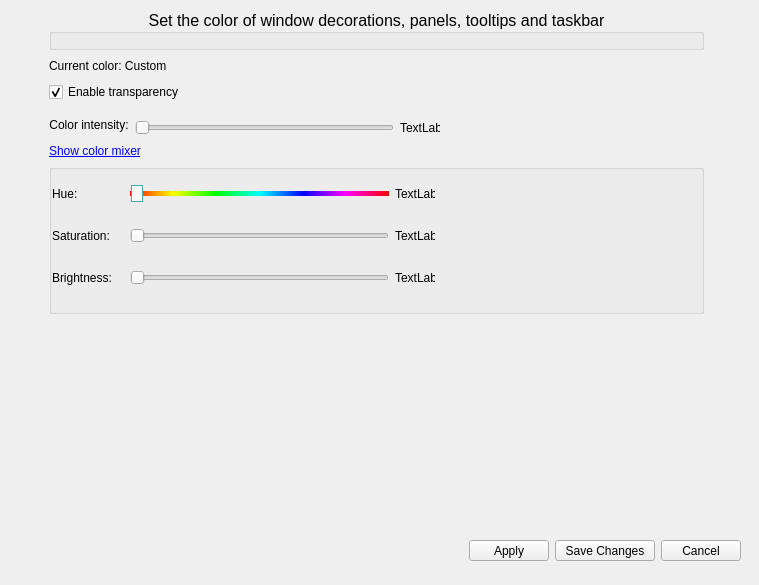
<?xml version="1.0" encoding="UTF-8"?>
<ui version="4.0">
 <class>MainWindow</class>
 <widget class="QMainWindow" name="MainWindow">
  <property name="geometry">
   <rect>
    <x>0</x>
    <y>0</y>
    <width>759</width>
    <height>585</height>
   </rect>
  </property>
  <property name="minimumSize">
   <size>
    <width>759</width>
    <height>585</height>
   </size>
  </property>
  <property name="windowTitle">
   <string>Change the accent color of your theme</string>
  </property>
  <property name="windowIcon">
   <iconset theme="style">
    <normaloff>.</normaloff>.</iconset>
  </property>
  <property name="styleSheet">
   <string notr="true"/>
  </property>
  <widget class="QWidget" name="centralwidget">
   <property name="styleSheet">
    <string notr="true"/>
   </property>
   <layout class="QGridLayout" name="gridLayout_3">
    <item row="4" column="3">
     <widget class="QLabel" name="alpha_label">
      <property name="minimumSize">
       <size>
        <width>40</width>
        <height>0</height>
       </size>
      </property>
      <property name="maximumSize">
       <size>
        <width>40</width>
        <height>16777215</height>
       </size>
      </property>
      <property name="text">
       <string>TextLabel</string>
      </property>
     </widget>
    </item>
    <item row="4" column="4">
     <spacer name="horizontalSpacer_3">
      <property name="orientation">
       <enum>Qt::Horizontal</enum>
      </property>
      <property name="sizeType">
       <enum>QSizePolicy::MinimumExpanding</enum>
      </property>
      <property name="sizeHint" stdset="0">
       <size>
        <width>40</width>
        <height>20</height>
       </size>
      </property>
     </spacer>
    </item>
    <item row="4" column="1">
     <widget class="QLabel" name="label">
      <property name="sizePolicy">
       <sizepolicy hsizetype="Maximum" vsizetype="Preferred">
        <horstretch>0</horstretch>
        <verstretch>0</verstretch>
       </sizepolicy>
      </property>
      <property name="minimumSize">
       <size>
        <width>0</width>
        <height>0</height>
       </size>
      </property>
      <property name="maximumSize">
       <size>
        <width>16777215</width>
        <height>20</height>
       </size>
      </property>
      <property name="text">
       <string>Color intensity:</string>
      </property>
      <property name="alignment">
       <set>Qt::AlignHCenter|Qt::AlignTop</set>
      </property>
     </widget>
    </item>
    <item row="4" column="5">
     <spacer name="horizontalSpacer_5">
      <property name="orientation">
       <enum>Qt::Horizontal</enum>
      </property>
      <property name="sizeType">
       <enum>QSizePolicy::Preferred</enum>
      </property>
      <property name="sizeHint" stdset="0">
       <size>
        <width>40</width>
        <height>20</height>
       </size>
      </property>
     </spacer>
    </item>
    <item row="2" column="1" colspan="2">
     <widget class="QCheckBox" name="kcfg_EnableTransparency">
      <property name="maximumSize">
       <size>
        <width>16777215</width>
        <height>16777215</height>
       </size>
      </property>
      <property name="toolTip">
       <string>Enables/disables the transparency of the entire theme. 
NOTE: This setting does NOT affect compositing settings.</string>
      </property>
      <property name="text">
       <string>Enable transparency</string>
      </property>
      <property name="checked">
       <bool>true</bool>
      </property>
     </widget>
    </item>
    <item row="8" column="1" colspan="2">
     <widget class="QFrame" name="frame">
      <property name="sizePolicy">
       <sizepolicy hsizetype="Preferred" vsizetype="MinimumExpanding">
        <horstretch>0</horstretch>
        <verstretch>0</verstretch>
       </sizepolicy>
      </property>
      <property name="maximumSize">
       <size>
        <width>16777215</width>
        <height>50</height>
       </size>
      </property>
      <property name="frameShape">
       <enum>QFrame::NoFrame</enum>
      </property>
      <property name="frameShadow">
       <enum>QFrame::Raised</enum>
      </property>
      <layout class="QGridLayout" name="gridLayout">
       <item row="1" column="0">
        <spacer name="horizontalSpacer">
         <property name="orientation">
          <enum>Qt::Horizontal</enum>
         </property>
         <property name="sizeType">
          <enum>QSizePolicy::Expanding</enum>
         </property>
         <property name="sizeHint" stdset="0">
          <size>
           <width>40</width>
           <height>20</height>
          </size>
         </property>
        </spacer>
       </item>
      </layout>
     </widget>
    </item>
    <item row="5" column="1" colspan="2">
     <widget class="QLabel" name="colorMixerLabel">
      <property name="sizePolicy">
       <sizepolicy hsizetype="Preferred" vsizetype="Preferred">
        <horstretch>0</horstretch>
        <verstretch>0</verstretch>
       </sizepolicy>
      </property>
      <property name="cursor">
       <cursorShape>PointingHandCursor</cursorShape>
      </property>
      <property name="text">
       <string>&lt;a href=&quot;no&quot;&gt;Show color mixer&lt;/a&gt;</string>
      </property>
      <property name="textFormat">
       <enum>Qt::RichText</enum>
      </property>
      <property name="openExternalLinks">
       <bool>false</bool>
      </property>
      <property name="textInteractionFlags">
       <set>Qt::LinksAccessibleByMouse</set>
      </property>
     </widget>
    </item>
    <item row="6" column="1" colspan="4">
     <widget class="QGroupBox" name="colorMixerGroupBox">
      <property name="minimumSize">
       <size>
        <width>0</width>
        <height>150</height>
       </size>
      </property>
      <property name="title">
       <string/>
      </property>
      <property name="flat">
       <bool>true</bool>
      </property>
      <layout class="QGridLayout" name="gridLayout_2">
       <property name="leftMargin">
        <number>0</number>
       </property>
       <property name="topMargin">
        <number>0</number>
       </property>
       <item row="1" column="4" rowspan="3">
        <spacer name="horizontalSpacer_2">
         <property name="orientation">
          <enum>Qt::Horizontal</enum>
         </property>
         <property name="sizeHint" stdset="0">
          <size>
           <width>40</width>
           <height>20</height>
          </size>
         </property>
        </spacer>
       </item>
       <item row="1" column="2">
        <widget class="QSlider" name="hue_Slider">
         <property name="sizePolicy">
          <sizepolicy hsizetype="Fixed" vsizetype="Fixed">
           <horstretch>0</horstretch>
           <verstretch>0</verstretch>
          </sizepolicy>
         </property>
         <property name="minimumSize">
          <size>
           <width>259</width>
           <height>25</height>
          </size>
         </property>
         <property name="maximumSize">
          <size>
           <width>259</width>
           <height>16777215</height>
          </size>
         </property>
         <property name="styleSheet">
          <string notr="true">QSlider::groove:horizontal {
	background-color: qlineargradient(x1: 0, y1: 1, x2: 1, y2: 1, stop: 0 #FF0000, stop: 0.167 #FFFF00, stop: 0.33 #00FF00, stop: 0.5 #00FFFF, stop: 0.667 #0000FF, stop: 0.833 #FF00FF, stop: 1 #FF0000);
	height: 5px;
	position: absolute;
}

QSlider::handle:horizontal {
	height: 3px;
	width: 10px;
    background: #fafafa;
    border: 1px solid #46aaab;
	margin: -6px 1px;
    /* expand outside the groove */

}

QSlider::handle:horizontal:hover { 
	background: #dadaff;
}</string>
         </property>
         <property name="maximum">
          <number>359</number>
         </property>
         <property name="value">
          <number>0</number>
         </property>
         <property name="orientation">
          <enum>Qt::Horizontal</enum>
         </property>
        </widget>
       </item>
       <item row="2" column="0">
        <widget class="QLabel" name="label_3">
         <property name="sizePolicy">
          <sizepolicy hsizetype="Minimum" vsizetype="Preferred">
           <horstretch>0</horstretch>
           <verstretch>0</verstretch>
          </sizepolicy>
         </property>
         <property name="minimumSize">
          <size>
           <width>72</width>
           <height>0</height>
          </size>
         </property>
         <property name="maximumSize">
          <size>
           <width>72</width>
           <height>16777215</height>
          </size>
         </property>
         <property name="text">
          <string>Saturation:</string>
         </property>
         <property name="alignment">
          <set>Qt::AlignLeading|Qt::AlignLeft|Qt::AlignVCenter</set>
         </property>
         <property name="margin">
          <number>0</number>
         </property>
        </widget>
       </item>
       <item row="1" column="0">
        <widget class="QLabel" name="label_2">
         <property name="sizePolicy">
          <sizepolicy hsizetype="Minimum" vsizetype="Preferred">
           <horstretch>0</horstretch>
           <verstretch>0</verstretch>
          </sizepolicy>
         </property>
         <property name="minimumSize">
          <size>
           <width>72</width>
           <height>0</height>
          </size>
         </property>
         <property name="maximumSize">
          <size>
           <width>72</width>
           <height>16777215</height>
          </size>
         </property>
         <property name="text">
          <string>Hue:</string>
         </property>
         <property name="alignment">
          <set>Qt::AlignLeading|Qt::AlignLeft|Qt::AlignVCenter</set>
         </property>
         <property name="margin">
          <number>0</number>
         </property>
        </widget>
       </item>
       <item row="2" column="2">
        <widget class="QSlider" name="saturation_Slider">
         <property name="sizePolicy">
          <sizepolicy hsizetype="Fixed" vsizetype="Fixed">
           <horstretch>0</horstretch>
           <verstretch>0</verstretch>
          </sizepolicy>
         </property>
         <property name="minimumSize">
          <size>
           <width>259</width>
           <height>25</height>
          </size>
         </property>
         <property name="maximumSize">
          <size>
           <width>259</width>
           <height>16777215</height>
          </size>
         </property>
         <property name="maximum">
          <number>255</number>
         </property>
         <property name="orientation">
          <enum>Qt::Horizontal</enum>
         </property>
        </widget>
       </item>
       <item row="3" column="0">
        <widget class="QLabel" name="label_4">
         <property name="sizePolicy">
          <sizepolicy hsizetype="Minimum" vsizetype="Preferred">
           <horstretch>0</horstretch>
           <verstretch>0</verstretch>
          </sizepolicy>
         </property>
         <property name="minimumSize">
          <size>
           <width>72</width>
           <height>0</height>
          </size>
         </property>
         <property name="maximumSize">
          <size>
           <width>72</width>
           <height>16777215</height>
          </size>
         </property>
         <property name="text">
          <string>Brightness:</string>
         </property>
         <property name="alignment">
          <set>Qt::AlignLeading|Qt::AlignLeft|Qt::AlignVCenter</set>
         </property>
         <property name="margin">
          <number>0</number>
         </property>
        </widget>
       </item>
       <item row="3" column="2">
        <widget class="QSlider" name="Lightness_Slider">
         <property name="sizePolicy">
          <sizepolicy hsizetype="Fixed" vsizetype="Fixed">
           <horstretch>0</horstretch>
           <verstretch>0</verstretch>
          </sizepolicy>
         </property>
         <property name="minimumSize">
          <size>
           <width>259</width>
           <height>25</height>
          </size>
         </property>
         <property name="maximumSize">
          <size>
           <width>259</width>
           <height>16777215</height>
          </size>
         </property>
         <property name="maximum">
          <number>255</number>
         </property>
         <property name="orientation">
          <enum>Qt::Horizontal</enum>
         </property>
        </widget>
       </item>
       <item row="1" column="3">
        <widget class="QLabel" name="hue_label">
         <property name="minimumSize">
          <size>
           <width>40</width>
           <height>0</height>
          </size>
         </property>
         <property name="maximumSize">
          <size>
           <width>40</width>
           <height>16777215</height>
          </size>
         </property>
         <property name="text">
          <string>TextLabel</string>
         </property>
        </widget>
       </item>
       <item row="2" column="3">
        <widget class="QLabel" name="saturation_label">
         <property name="minimumSize">
          <size>
           <width>40</width>
           <height>0</height>
          </size>
         </property>
         <property name="maximumSize">
          <size>
           <width>40</width>
           <height>16777215</height>
          </size>
         </property>
         <property name="text">
          <string>TextLabel</string>
         </property>
        </widget>
       </item>
       <item row="3" column="3">
        <widget class="QLabel" name="brightness_label">
         <property name="minimumSize">
          <size>
           <width>40</width>
           <height>0</height>
          </size>
         </property>
         <property name="maximumSize">
          <size>
           <width>40</width>
           <height>16777215</height>
          </size>
         </property>
         <property name="text">
          <string>TextLabel</string>
         </property>
        </widget>
       </item>
      </layout>
     </widget>
    </item>
    <item row="1" column="0">
     <spacer name="horizontalSpacer_4">
      <property name="orientation">
       <enum>Qt::Horizontal</enum>
      </property>
      <property name="sizeType">
       <enum>QSizePolicy::Preferred</enum>
      </property>
      <property name="sizeHint" stdset="0">
       <size>
        <width>40</width>
        <height>20</height>
       </size>
      </property>
     </spacer>
    </item>
    <item row="7" column="1">
     <spacer name="verticalSpacer">
      <property name="orientation">
       <enum>Qt::Vertical</enum>
      </property>
      <property name="sizeType">
       <enum>QSizePolicy::MinimumExpanding</enum>
      </property>
      <property name="sizeHint" stdset="0">
       <size>
        <width>20</width>
        <height>10</height>
       </size>
      </property>
     </spacer>
    </item>
    <item row="4" column="2">
     <widget class="QSlider" name="alpha_slider">
      <property name="sizePolicy">
       <sizepolicy hsizetype="MinimumExpanding" vsizetype="Preferred">
        <horstretch>1</horstretch>
        <verstretch>0</verstretch>
       </sizepolicy>
      </property>
      <property name="minimumSize">
       <size>
        <width>259</width>
        <height>0</height>
       </size>
      </property>
      <property name="maximumSize">
       <size>
        <width>250</width>
        <height>16777215</height>
       </size>
      </property>
      <property name="maximum">
       <number>255</number>
      </property>
      <property name="orientation">
       <enum>Qt::Horizontal</enum>
      </property>
     </widget>
    </item>
    <item row="3" column="1">
     <spacer name="verticalSpacer_3">
      <property name="orientation">
       <enum>Qt::Vertical</enum>
      </property>
      <property name="sizeType">
       <enum>QSizePolicy::Fixed</enum>
      </property>
      <property name="sizeHint" stdset="0">
       <size>
        <width>20</width>
        <height>10</height>
       </size>
      </property>
     </spacer>
    </item>
    <item row="1" column="1" colspan="2">
     <widget class="QLabel" name="color_name_label">
      <property name="text">
       <string>Current color: Custom</string>
      </property>
     </widget>
    </item>
    <item row="0" column="1" colspan="4">
     <widget class="QGroupBox" name="groupBox">
      <property name="sizePolicy">
       <sizepolicy hsizetype="Preferred" vsizetype="Maximum">
        <horstretch>0</horstretch>
        <verstretch>0</verstretch>
       </sizepolicy>
      </property>
      <property name="maximumSize">
       <size>
        <width>16777215</width>
        <height>16777215</height>
       </size>
      </property>
      <property name="font">
       <font>
        <pointsize>12</pointsize>
        <italic>false</italic>
        <bold>false</bold>
       </font>
      </property>
      <property name="title">
       <string>Set the color of window decorations, panels, tooltips and taskbar</string>
      </property>
      <property name="alignment">
       <set>Qt::AlignCenter</set>
      </property>
     </widget>
    </item>
    <item row="8" column="3" colspan="3">
     <widget class="QWidget" name="widget" native="true">
      <property name="sizePolicy">
       <sizepolicy hsizetype="Preferred" vsizetype="Preferred">
        <horstretch>0</horstretch>
        <verstretch>0</verstretch>
       </sizepolicy>
      </property>
      <property name="minimumSize">
       <size>
        <width>290</width>
        <height>0</height>
       </size>
      </property>
      <property name="styleSheet">
       <string notr="true"/>
      </property>
      <layout class="QHBoxLayout" name="horizontalLayout">
       <item>
        <spacer name="horizontalSpacer_6">
         <property name="orientation">
          <enum>Qt::Horizontal</enum>
         </property>
         <property name="sizeHint" stdset="0">
          <size>
           <width>40</width>
           <height>20</height>
          </size>
         </property>
        </spacer>
       </item>
       <item>
        <widget class="QPushButton" name="apply_Button">
         <property name="sizePolicy">
          <sizepolicy hsizetype="Fixed" vsizetype="Fixed">
           <horstretch>0</horstretch>
           <verstretch>0</verstretch>
          </sizepolicy>
         </property>
         <property name="minimumSize">
          <size>
           <width>0</width>
           <height>21</height>
          </size>
         </property>
         <property name="maximumSize">
          <size>
           <width>16777215</width>
           <height>21</height>
          </size>
         </property>
         <property name="text">
          <string>Apply</string>
         </property>
        </widget>
       </item>
       <item>
        <widget class="QPushButton" name="saveChanges_Button">
         <property name="sizePolicy">
          <sizepolicy hsizetype="Fixed" vsizetype="Fixed">
           <horstretch>0</horstretch>
           <verstretch>0</verstretch>
          </sizepolicy>
         </property>
         <property name="minimumSize">
          <size>
           <width>100</width>
           <height>21</height>
          </size>
         </property>
         <property name="maximumSize">
          <size>
           <width>100</width>
           <height>21</height>
          </size>
         </property>
         <property name="text">
          <string>Save Changes</string>
         </property>
        </widget>
       </item>
       <item>
        <widget class="QPushButton" name="cancel_Button">
         <property name="sizePolicy">
          <sizepolicy hsizetype="Fixed" vsizetype="Fixed">
           <horstretch>0</horstretch>
           <verstretch>0</verstretch>
          </sizepolicy>
         </property>
         <property name="minimumSize">
          <size>
           <width>0</width>
           <height>21</height>
          </size>
         </property>
         <property name="maximumSize">
          <size>
           <width>16777215</width>
           <height>21</height>
          </size>
         </property>
         <property name="text">
          <string>Cancel</string>
         </property>
        </widget>
       </item>
      </layout>
     </widget>
    </item>
   </layout>
  </widget>
 </widget>
 <resources/>
 <connections/>
</ui>
